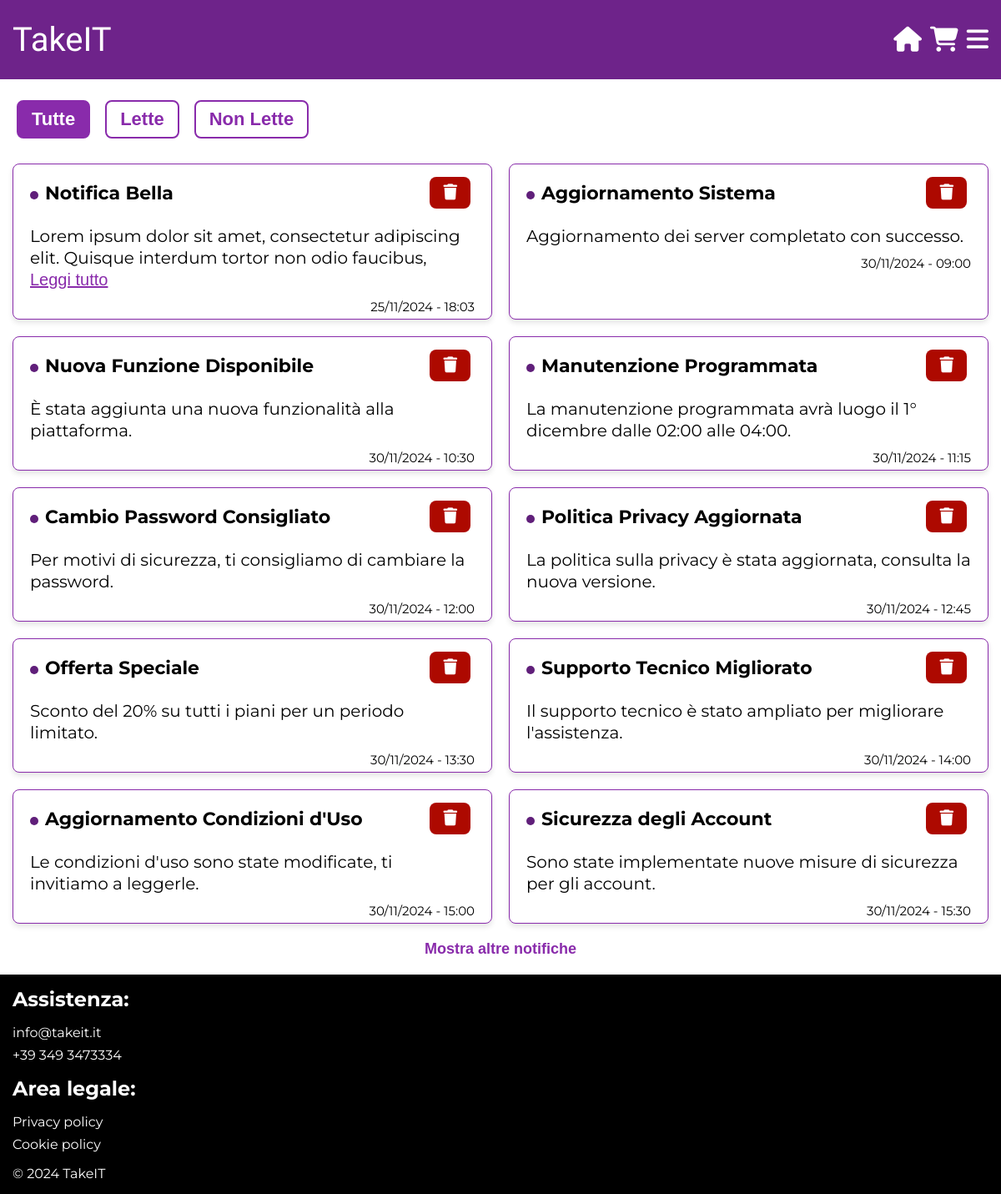
/TakeIT/notifiche.php (signed in), run on an earlier commit of the app's database.
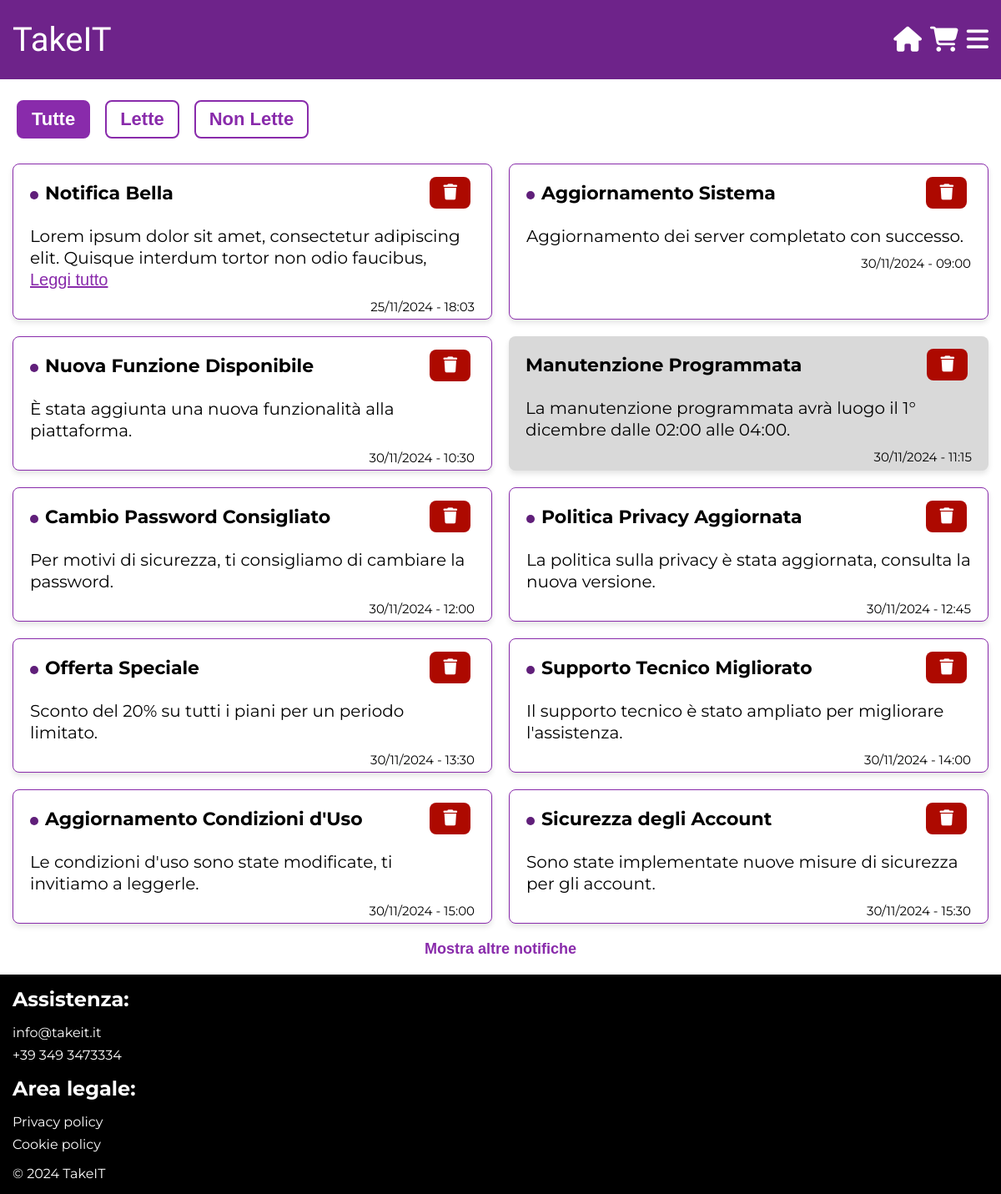
And on a later commit of the database.
### tables this page shows
CREATE TABLE `notifica` (
  `codice` int(11) NOT NULL,
  `titolo` varchar(255) NOT NULL,
  `contenuto` text NOT NULL,
  `letta` tinyint(1) DEFAULT 0,
  `dataOraCreazione` datetime NOT NULL,
  `utenteEmail` varchar(255) NOT NULL,
  `tipologia` varchar(255) NOT NULL
);

### TakeIT/utils/functions.php (called while the page is built, shortened)
<?php
function utenteLoggato(){
    return isset($_SESSION["email"]);
}
?>

### TakeIT/db/database.php (called while the page is built, shortened)
<?php
class DatabaseHelper{
    private $db;
    public function __construct($servername, $username, $password, $dbname){
        $this->db = new mysqli($servername, $username, $password, $dbname);
    }
    public function getNotificheUtente($email_utente){
        $stmt = $this->db->prepare("SELECT * FROM notifica WHERE utenteEmail = ?");
        $stmt->bind_param('s',$email_utente);
        $stmt->execute();
        $result = $stmt->get_result();
        return $result->fetch_all(MYSQLI_ASSOC);
    }
}
?>

### TakeIT/bootstrap.php (called while the page is built, shortened)
<?php
require_once("utils/functions.php");
require_once("db/database.php");
$dbh = new DatabaseHelper("localhost", "root", "Burberino!202021", "ecommerce_tw");
?>

### TakeIT/template/centro-notifiche.php (the view, shortened to what this page needs)
<header>
    <?php if(count($templateParams["notifiche"]) == 0): ?>
        <article>
            <p>Non ci sono notifiche</p>
        </article>
    <?php else:
        $notifiche = array_slice($templateParams["notifiche"], 0, 10);
        ?>
        <ul>
            <li>
                <button id="btnTutte" type="button" name="tutte" aria-label="Mostra tutte le notifiche" onclick="mostraTutte()">Tutte</button>
            </li>
            <li>
                <button id="btnLette" type="button" name="lette" aria-label="Mostra notifiche lette" onclick="mostraLette()">Lette</button>
            </li>
            <li>
                <button id="btnNonLette" type="button" name="non-lette" aria-label="Mostra notifiche non lette" onclick="mostraNonLette()">Non Lette</button>
            </li>
        </ul>
</header>
<section>
    <?php foreach($notifiche as $notifica):
        $contenuto = $notifica["contenuto"];
        $isLong = strlen($contenuto) > 100;
    ?>
        <article data-codice-notifica="<?php echo $notifica['codice'] ?>" data-notifica-letta="<?php echo $notifica['letta'] ? 'true' : 'false'; ?>" onclick="segnaComeLetta(this)">
            <header>
                <h3><?php echo $notifica["titolo"] ?></h3>
                <button type="button" aria-label="Elimina questa notifica" onclick="eliminaNotifica(<?php echo $notifica['codice']; ?>)">
                    <span aria-hidden="true" class="fa-solid fa-trash"></span>
                </button>
            </header>
            <p>
                <?php echo substr($contenuto, 0, 100); ?>
                <?php if($isLong): ?>
                    <button type="button" onclick="toggleContent(event, this)">Leggi tutto</button>
                <?php endif; ?>
            </p>
            <footer>
                <time datetime="<?php echo date('c', strtotime($notifica['dataOraCreazione'])); ?>">
                    <?php echo date('d/m/Y - H:i', strtotime($notifica['dataOraCreazione'])); ?>
                </time>
            </footer>
        </article>
    <?php endforeach; ?>
</section>
<button id="btnMostraAltre" type="button" onclick="mostraAltreNotifiche()" aria-label="Mostra altre notifiche">Mostra altre notifiche</button>
<?php endif; ?>

### TakeIT/notifiche.php (shortened to what this page needs)
<?php
require_once 'bootstrap.php';
if(utenteLoggato()) {
	$templateParams["titolo"] = "TakeIT - Notifiche";
	$templateParams["nome"] = "centro-notifiche.php";
    $templateParams["css"] = "notifiche.css";
	$templateParams["notifiche"] = $dbh->getNotificheUtente($_SESSION['email']);
	require_once 'template/base.php';
} else {
	header("Location: login.php");
}
?>

### TakeIT/template/base.php (shortened to what this page needs)
<!DOCTYPE html>
<html lang="it" xml:lang="it">
	<head>
		<link rel="stylesheet" type="text/css" href="./css/system.css" />
		<link rel="stylesheet" type="text/css" href="./css/style.css" />
		<?php if(isset($templateParams["css"])): ?>
            <link rel="stylesheet" type="text/css" href="./css/<?php echo $templateParams["css"]; ?>" />
        <?php endif; ?>
	</head>
	<body>
		<?php include_once 'header.php'; ?>
		<main>
			<?php
			if(isset($templateParams["nome"])){
				require($templateParams["nome"]);
			}
			?>
		</main>
		<?php include_once 'footer.php'; ?>
	</body>
</html>

### TakeIT/template/header.php (shortened to what this page needs)
<header>
	<nav>
		<a href="index.php" aria-label="Vai alla home">TakeIT</a>
		<ul>
			<li>
				<a href="index.php" aria-label="Vai alla home">
					<span aria-hidden="true" class="fa-solid fa-house"></span>
				</a>
			</li>
			<li>
				<button id="btn-mobile-cart-opener" type="button" aria-label="Apri il carrello">
					<span aria-hidden="true" class="fa-solid fa-cart-shopping"></span>
				</button>
			</li>
			<li>
				<button id="btn-mobile-menu-opener" type="button" aria-label="Apri il menu">
					<span aria-hidden="true" class="fa-solid fa-bars"></span>
				</button>
			</li>
		</ul>
	</nav>
</header>

### TakeIT/template/footer.php
<footer>
	<section>
		<h2>Assistenza:</h2>
		<ul>
			<li><a href="mailto:info@takeit.it" aria-label="Email di supporto">info@takeit.it</a></li>
			<li><a href="tel:+393493473334" aria-label="Numero di telefono di supporto">+39 349 3473334</a></li>
		</ul>
	</section>
	<section>
		<h2>Area legale:</h2>
		<ul>
			<li><a href="privacy.php" aria-label="Informativa sulla privacy">Privacy policy</a></li>
			<li><a href="cookie.php" aria-label="Informativa sui cookie">Cookie policy</a></li>
		</ul>
	</section>
	<p>© 2024 TakeIT</p>
</footer>

### TakeIT/css/system.css (style rules this page uses)
:root { --color-primary-300: #892BAB; --color-primary-500: #6E238A; --color-primary-700: #601F7A; --color-error: #AD0900; --color-dark-gray: #B8B8B8; --color-light-gray: #F5F5F5; --color-gray: #D9D9D9; --color-success: #2C6426; }
html { scroll-behavior: smooth; }
body, h1, h2, a, p, input, button { margin: 0; padding: 0; }
body { font-family: "Montserrat", sans-serif; color: #000000; background-color: #ffffff; }
body > footer { text-align: left; padding: 15px; background-color: #000; font-size: 16px; color: #ffffff; }
body > footer ul { list-style: none; padding: 0; margin: 16px 0; }
body > footer h2 { font-size: 24px; }
body > footer ul li { margin: 8px 0; }
body > footer a { text-decoration: none; color: #ffffff; }

### TakeIT/css/style.css (style rules this page uses)
body > header > nav { padding: 24px 15px; background-color: var(--color-primary-500); display: flex; align-items: center; justify-content: space-between; }
body > header > nav > a { font-family: "Mogra"; font-size: 40px; text-decoration: none; color: white; }
body > header > nav > ul { display: flex; align-items: center; justify-content: end; gap: 10px; list-style-type: none; margin: 0; padding: 0; }
body > header > nav > ul > li, body > header > nav > ul > li > a, body > header > nav > ul > li > button { margin: 0; padding: 0; background-color: transparent; border: none; text-decoration: none; color: white; font-size: 30px; }
main { background-color: #fff; margin: 15px; box-sizing: border-box; }

### TakeIT/css/notifiche.css (style rules this page uses)
header > ul { display: flex; justify-content: center; gap: 8px; margin: 0px; padding: 0px; list-style-type: none; }
header button { background-color: #FFFFFF; border: 2px solid var(--color-primary-300); color: var(--color-primary-300); padding: 8px 16px; margin: 10px 5px; border-radius: 8px; font-size: 16px; cursor: pointer; transition: all 0.3s ease; font-weight: 600; }
header > ul > li:first-child > button { background-color: var(--color-primary-300); color: #ffffff; border: 2px solid var(--color-primary-300); box-shadow: 0 4px 8px rgba(0, 0, 0, 0.2); }
article { background-color: #ffffff; border: 1px solid var(--color-primary-300); border-radius: 8px; margin: 20px 0px; padding: 5px 20px; box-shadow: 0 4px 6px rgba(0, 0, 0, 0.1); }
article > header { display: flex; justify-content: space-between; align-items: center; margin-bottom: 10px; }
article > header > h3 { font-size: 19px; color: #000000; margin: 0; }
article > p { font-size: 16px; color: #000000; margin: 10px 0; line-height: 24px; }
article > footer { display: flex; justify-content: flex-end; font-size: 10px; }
article > header > button { background-color: var(--color-error); border: none; color: #FFFFFF; font-size: 19px; cursor: pointer; transition: transform 0.3s ease; }
article[data-notifica-letta="true"] { background-color: var(--color-gray); border: 0px; color: #000000; }
article[data-notifica-letta="false"] h3::before { content: ''; display: inline-block; width: 10px; height: 10px; background-color: var(--color-primary-700); border-radius: 50%; margin-right: 8px; }
section + button { color: var(--color-primary-300); font-size: 16px; margin-top: 10px; font-weight: bold; transition: color 0.3s ease; background-color: transparent; border: transparent; display: block; margin: 20px auto; }
article > p > button { background: none; border: none; color: var(--color-primary-300); cursor: pointer; font-size: 14px; text-decoration: underline; }
@media (min-width: 768px) { header > ul { justify-content: flex-start; margin-bottom: 20px; } }
@media (min-width: 768px) { header > ul > li> button { font-size: 22px; } }
@media (min-width: 768px) { main > section { display: grid; grid-template-columns: repeat(2, 1fr); gap: 20px; } }
@media (min-width: 768px) { article { margin: 0; } }
@media (min-width: 768px) { article > header > h3 { font-size: 22px; } }
@media (min-width: 768px) { article > p { font-size: 20px; line-height: 26px; } }
@media (min-width: 768px) { article > p> button { font-size: 20px; line-height: 26px; } }
@media (min-width: 768px) { article > footer { font-size: 15px; } }
@media (min-width: 768px) { header button { font-size: 18px; } }
@media (min-width: 768px) { section + button { font-size: 18px; } }

What changed in the data, as far as the page shows it:
changed notifica "Manutenzione Programmata": letta 0 → 1 (drawn)
